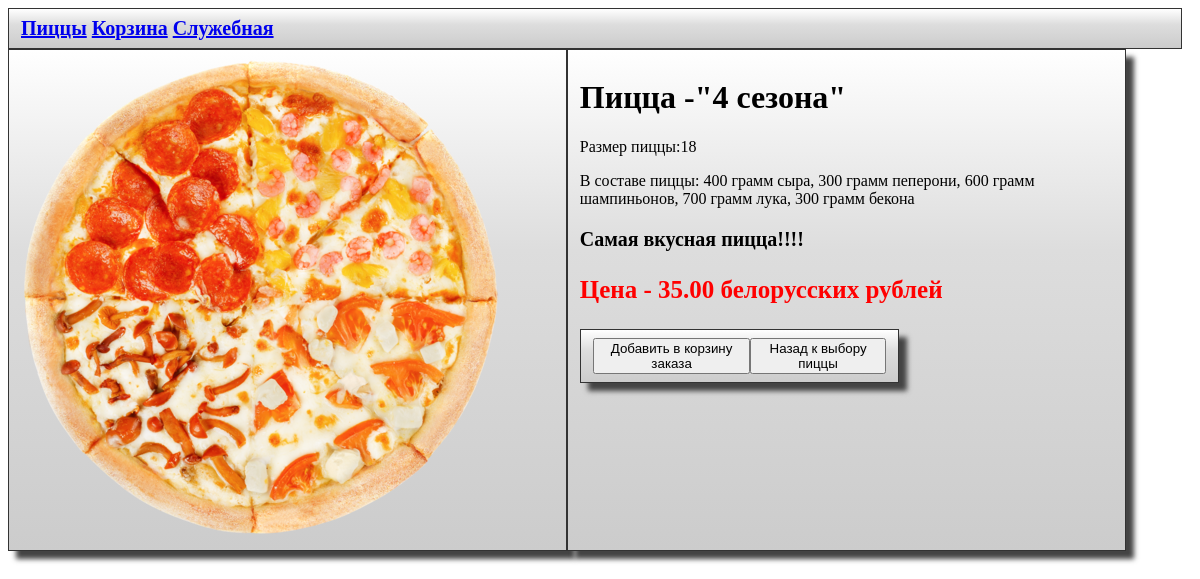
The page /pizza/4 сезона on the database its author committed.
### models.py (models this page shows)
class Recipes(db.Model):
    id_recipe = db.Column(db.Integer, primary_key=True)
    name_recipe = db.Column(db.String(50), unique=True)
    size = db.Column(db.Integer)
    cheese = db.Column(db.Integer)
    pepperoni = db.Column(db.Integer)
    mushrooms = db.Column(db.Integer)
    onions = db.Column(db.Integer)
    bacon = db.Column(db.Integer)
    price = db.Column(db.Integer)
    description = db.Column(db.Text)
    eng_name = db.Column(db.Text)

### main.py (the view)
@app.route('/pizza/<string:pizza>')
def get_pizza_interface(pizza):
    if pizza != 'favicon.ico':
        pizza = SyncORM.get_pizza(pizza)
        temp = pizza.eng_name
        path = '/media/examples/' + temp + '.png'
        return render_template('pizza.html', pizza=pizza, temp_path=path)

### ORM.py (called while the page is built)
    @staticmethod
    def get_pizza(name):
        with app.app_context():
            query = db.select(Recipes)
            result = db.session.execute(query)
            recipes = result.scalars().all()
            for i in recipes:
                if i.name_recipe == name:
                    return i

### templates/pizza.html (shortened to what this page needs)
<!DOCTYPE html>
<html>
<head>
     <link rel="stylesheet" href="{{ url_for('static', filename='style.css') }}">
    <div class="navigation">
            <div><a href="/">Пиццы</a></div>
            <div>
                <a href="/basket">Корзина</a>
             </div>
            <div>
                <a href="/login">Служебная</a>
             </div>
    </div>
</head>
<body>
    <div class="one_pizza">
        <div class="pizza_stat">
             <img src="{{ url_for('static', filename=temp_path) }}" alt="{{pizza.name_recipe}}" />
        </div>
        <div class="pizza_stat">
            <h1>Пицца -"{{pizza.name_recipe}}"</h1>
            <p> Размер пиццы:{{ pizza.size }}</p>
            <p>В составе пиццы: {{(pizza.cheese)*100}} грамм сыра, {{pizza.pepperoni*100}} грамм пеперони,
            {{pizza.mushrooms*100}} грамм шампиньонов, {{pizza.onions*100}} грамм лука, {{pizza.bacon*100}} грамм бекона
            </p>
            <p class="description">{{ pizza.description }}</p>
             <p class="price">Цена - {{pizza.price}}.00 белорусских рублей</p>
            <div class="basket">
                <div>
                    <button onclick="redirectToUrl3()" class="button_pizza">Добавить в корзину заказа</button>
                </div>
                <div>
                    <button onclick="redirectToUrl4()" class="button_pizza">Назад к выбору пиццы</button>
                </div>
            </div>
        </div>
    </div>
</body>
</html>

### static/style.css (style rules this page uses)
body { background-image: url('/static/media/examples/wood.jpg'); }
h1 { color: black; font-size: 40px justify-content: center; font-weight: 700 }
.one_pizza { display: flex; }
.pizza_stat { width: 45%; border: 1px solid #333; box-shadow: 8px 8px 5px #444; padding: 8px 12px; background-image: linear-gradient(180deg, #fff, #ddd 40%, #ccc); }
.price { color: red; font-size: 25px; font-weight: 900; }
.description { color: black; font-size: 20px; font-weight: 600; }
.navigation { display: flex; color: black; font-size: 20px; font-weight: 600; width: 97%; border: 1px solid #333; padding: 8px 12px; background-image: linear-gradient(180deg, #fff, #ddd 40%, #ccc); gap: 5px; }
.basket { display: flex; width: 55%; border: 1px solid #333; box-shadow: 8px 8px 5px #444; padding: 8px 12px; background-image: linear-gradient(180deg, #fff, #ddd 40%, #ccc); }
.button_pizza { display: flex; width: 100%; gap: 3px; }

### rows shown on the page
Recipes: name_recipe "4 сезона", size "18", (pizza.cheese)*100 "400", pizza.pepperoni*100 "300", pizza.mushrooms*100 "600", pizza.onions*100 "700", pizza.bacon*100 "300", description "Самая вкусная пицца!!!!", price "35"
